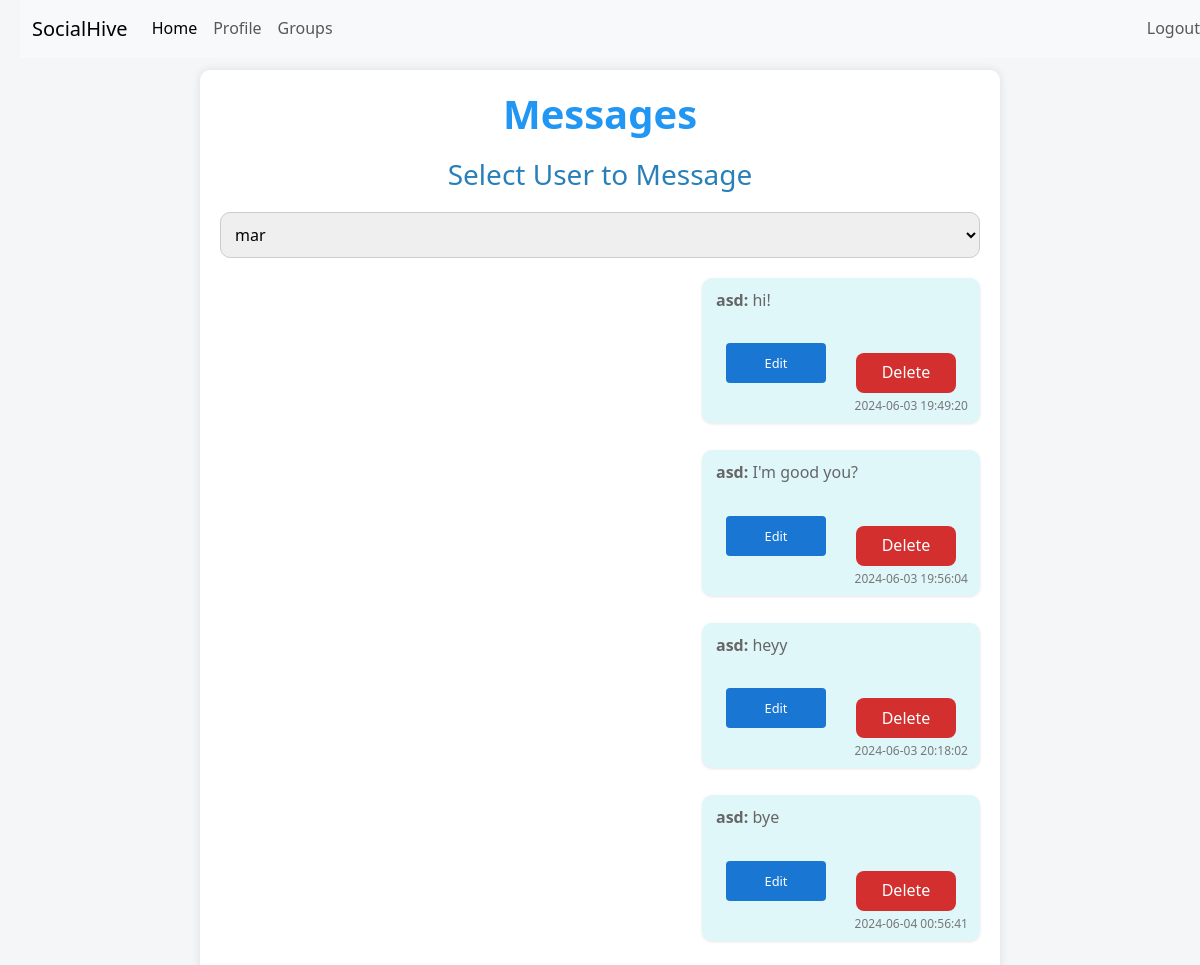
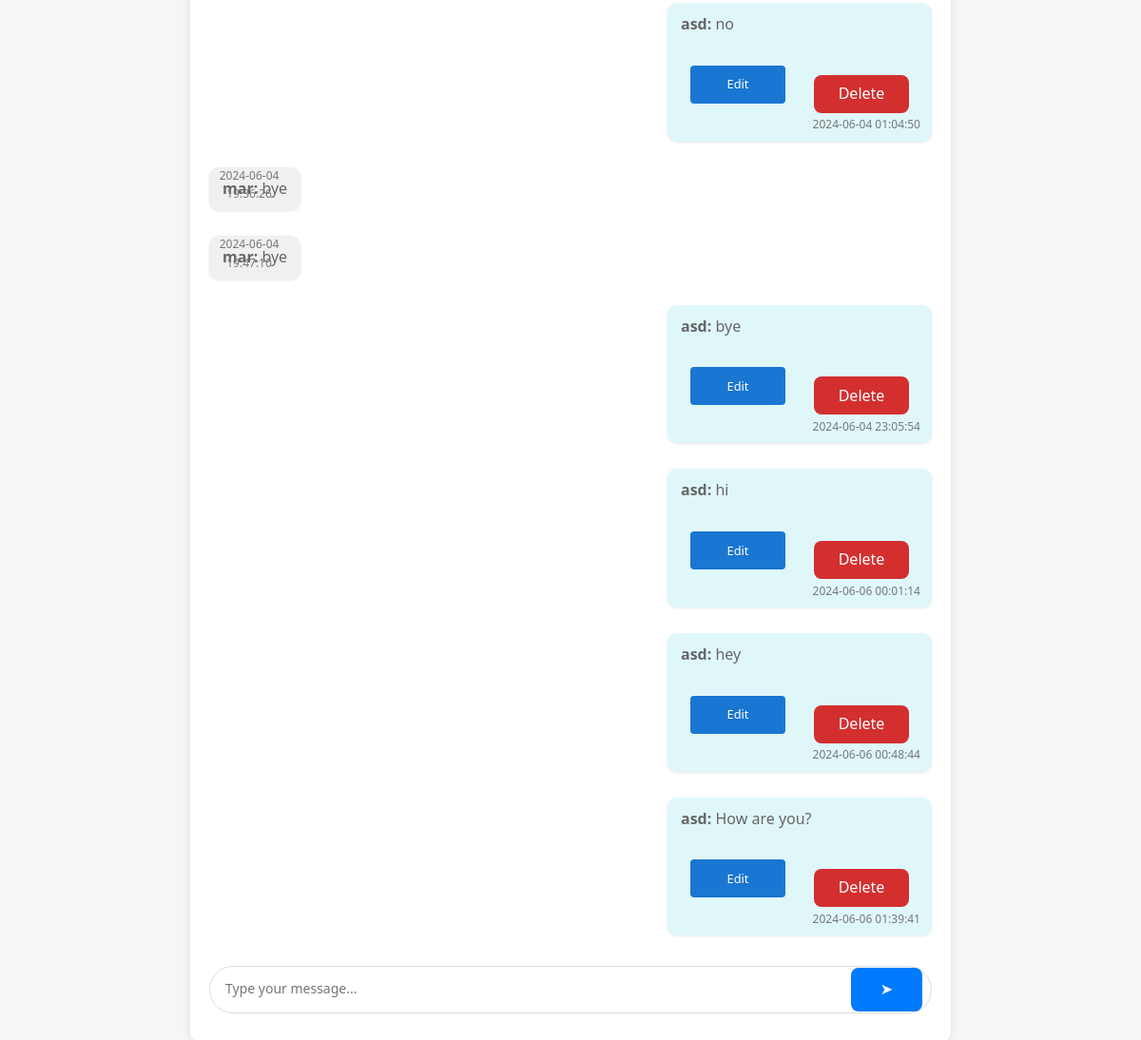
The app's page /pages/messages.php (signed in) with its own data (2 pictures, top to bottom).
### tables this page shows
CREATE TABLE `messages` (
  `message_id` int(11) NOT NULL,
  `sender_id` int(11) NOT NULL,
  `received_id` int(11) NOT NULL,
  `content` text NOT NULL,
  `created_at` datetime NOT NULL DEFAULT current_timestamp(),
  `updated_at` datetime NOT NULL DEFAULT current_timestamp(),
  `receiver_id` int(11) DEFAULT NULL,
  `is_read` tinyint(1) DEFAULT 0,
  `group_id` int(11) DEFAULT NULL
);

CREATE TABLE `users` (
  `user_id` int(11) NOT NULL,
  `username` varchar(50) NOT NULL,
  `email` varchar(100) NOT NULL,
  `password` varchar(255) NOT NULL,
  `bio` text NOT NULL,
  `created_at` datetime NOT NULL DEFAULT current_timestamp(),
  `updated_at` datetime NOT NULL DEFAULT current_timestamp() ON UPDATE current_timestamp(),
  `receive_notifications` tinyint(1) NOT NULL DEFAULT 0,
  `profile_image_id` int(11) DEFAULT NULL,
  `notifications_count` int(11) NOT NULL DEFAULT 0,
  `profile_image` varchar(255) DEFAULT 'default-profile.png',
  `status` enum('active','blocked') NOT NULL DEFAULT 'active',
  `is_admin` tinyint(1) DEFAULT 0
);

### pages/messages.php (the view, shortened to what this page needs)
<?php
include("../includes/connection.php");
include("../includes/header.php");
$user_id = $_SESSION['user_id'];
$user_query = "SELECT user_id, username FROM users WHERE user_id != ?";
$stmt_users = $conn->prepare($user_query);
$stmt_users->bind_param("i", $user_id);
$stmt_users->execute();
$users_result = $stmt_users->get_result();
$receiver_id = isset($_POST['receiver_id']) ? $_POST['receiver_id'] : ($user_id == 1 ? 2 : 1);
$query = "
    SELECT
        m.*,
        u.username AS sender_username
    FROM Messages AS m
    INNER JOIN users AS u ON m.sender_id = u.user_id
    WHERE (m.sender_id = ? AND m.receiver_id = ?) OR (m.sender_id = ? AND m.receiver_id = ?)
    ORDER BY m.created_at ASC";
$stmt = $conn->prepare($query);
$stmt->bind_param("iiii", $user_id, $receiver_id, $receiver_id, $user_id);
$stmt->execute();
$result = $stmt->get_result();
function getColorModeClass() {
    return $_SESSION['color_mode'] === 'light' ? 'light-mode' : 'dark-mode';
}
?>
<!DOCTYPE html>
<html lang="en">
<head>
    <link rel="stylesheet" href="../assets/style.css">
</head>
<body class="<?php echo getColorModeClass(); ?>">
<div id="box">
    <h1>Messages</h1>
    <h2>Select User to Message</h2>
    <form method="post" action="">
        <select name="receiver_id" onchange="this.form.submit()">
            <?php while ($user_row = $users_result->fetch_assoc()): ?>
                <option value="<?php echo $user_row['user_id']; ?>" <?php echo $receiver_id == $user_row['user_id'] ? 'selected' : ''; ?>>
                    <?php echo htmlspecialchars($user_row['username']); ?>
                </option>
            <?php endwhile; ?>
        </select>
    </form>
    <div class="message-container">
        <?php while ($row = $result->fetch_assoc()): ?>
            <div class="message <?php echo $row['sender_id'] == $user_id ? 'sent' : 'received'; ?>">
                <div class="message-header">
                    <p class="message-content">
                        <strong><?php echo htmlspecialchars($row['sender_username']); ?>:</strong>
                        <?php echo htmlspecialchars($row['content']); ?>
                    </p>
                </div>
                <div class="message-footer">
                    <span class="message-time"><?php echo $row['created_at']; ?></span>
                    <?php if ($row['sender_id'] == $user_id): ?>
                        <div class="message-actions">
                            <button class="action-btn" onclick="showEditForm(<?php echo $row['message_id']; ?>, '<?php echo htmlspecialchars(addslashes($row['content'])); ?>')">Edit</button>
                            <form method="post" action="delete_message.php" style="display: inline;">
                                <button type="submit" class="action-btn">Delete</button>
                            </form>
                        </div>
                    <?php endif; ?>
                </div>
            </div>
        <?php endwhile; ?>
    </div>
    <form method="post" action="send_message.php" class="chat-form">
        <div class="chat-input-wrapper">
            <textarea name="content" class="chat-textarea" placeholder="Type your message..." required></textarea>
            <button type="submit" class="send-btn">➤</button>
        </div>
    </form>
</div>
</body>
</html>

### includes/header.php (style rules this page uses)
body { padding-top: 72px; }

### records on screen
messages: users.username "asd", content "hi!", created_at "2024-06-03 19:49:20"
messages: users.username "asd", content "I'm good you?", created_at "2024-06-03 19:56:04"
messages: users.username "asd", content "heyy", created_at "2024-06-03 20:18:02"
messages: users.username "asd", content "bye", created_at "2024-06-04 00:56:41"
messages: users.username "asd", content "no", created_at "2024-06-04 01:04:50"
messages: users.username "mar", content "bye", created_at "2024-06-04 19:36:26"
messages: users.username "mar", content "bye", created_at "2024-06-04 19:47:10"
messages: users.username "asd", content "bye", created_at "2024-06-04 23:05:54"
messages: users.username "asd", content "hi", created_at "2024-06-06 00:01:14"
messages: users.username "asd", content "hey", created_at "2024-06-06 00:48:44"
messages: users.username "asd", content "How are you?", created_at "2024-06-06 01:39:41"

### other values on screen
form field receiver_id "mar"
